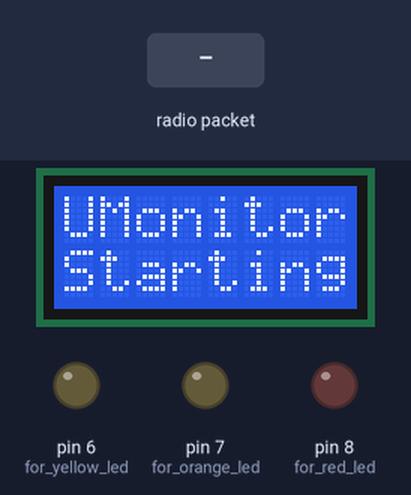
This sketch was run on a simulated Arduino Uno, built with avr-gcc and run on an emulated ATmega328P. Parts: 8×2 character LCD, output pins drawn as LEDs (lit = HIGH). The test bench sets the inputs (shaded band). No radio packets arrive unless stated.

Above: at 2.7 s.
2.8 s: radio packet "1" arrives
At 4.5 s:
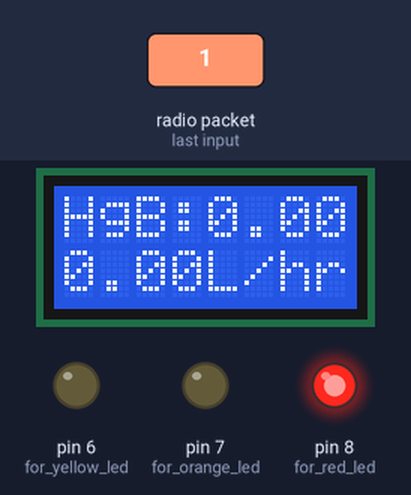
5.0 s: radio packet "0" arrives
At 6.1 s:
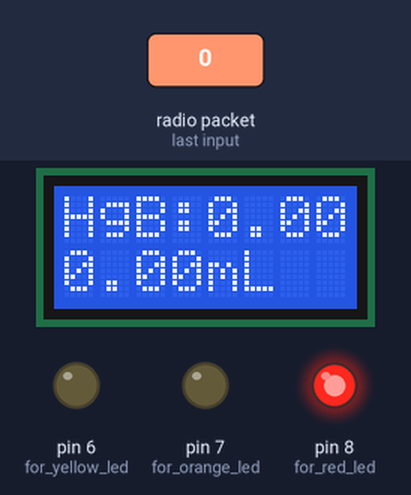
Timing chart, 0 to 8.0 s (numbered marks = the images above; inputs shaded):
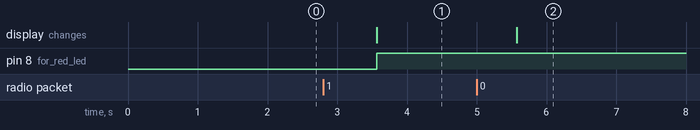

Measured:
- after the input at 2.8 s, pin 8 (for_red_led): LOW → HIGH after 0.77 s; the display: changes after 0.77 s (image 1)
- after the input at 5.0 s, the display: changes after 0.57 s (image 2)

The sketch:

radio_receive.ino
```cpp
// Include RadioHead Amplitude Shift Keying Library
#include <RH_ASK.h>
// Include dependant SPI Library
#include <SPI.h>
 // include the library code:
#include <LiquidCrystal.h>

// initialize the library with the numbers of the interface pins
LiquidCrystal lcd(12, 10, 5, 4, 3, 2);

// Create Amplitude Shift Keying Object
RH_ASK rf_driver;

struct dataStruct{
  float send_hgbratio ;
  float send_loadrate;
  float send_load;
}myData;


unsigned long previousMillis=0;
const long interval=5000;
bool showRateNotLoad = true;

void setup()
{
    // Initialize ASK Object
    rf_driver.init();
    // Setup Serial Monitor
    Serial.begin(38400);

    // set up the LCD's number of columns and rows:
  lcd.begin(8, 2);
  // Print a message to the LCD.
  lcd.print("UMonitor");
  // set the cursor to column 0, line 1
  // (note: line 1 is the second row, since counting begins with 0):
  lcd.setCursor(0, 1);
  lcd.print("Starting");
  pinMode(6, OUTPUT);    // for yellow led
  pinMode(7, OUTPUT);    // for orange led
  pinMode(8, OUTPUT);    // for red led

  digitalWrite(6, LOW);
  digitalWrite(7, LOW);
  digitalWrite(8, LOW);

  delay(1500);
}

void loop()
{

    unsigned long currentMillis=millis();
    if (currentMillis - previousMillis>=interval){
      previousMillis=currentMillis;

        if (showRateNotLoad==true){
          showRateNotLoad=false;
        } else {
          showRateNotLoad=true;
        }
    }


    uint8_t buf[RH_ASK_MAX_MESSAGE_LEN];
    uint8_t buflen = sizeof(buf);

    if (rf_driver.recv(buf, &buflen)) // Non-blocking
    {
      int i;

      // Message with a good checksum received, dump it.

      rf_driver.printBuffer("Got:", buf, buflen);
      memcpy(&myData, buf, sizeof(myData));
      //Serial.println("");

      //Serial.print("press_norm: ");
      //Serial.print(myData.press_norm);
      lcd.setCursor(0, 0);

      if(myData.send_hgbratio>=0 && myData.send_hgbratio<=2){
        digitalWrite(6, LOW);
        digitalWrite(7, LOW);
        digitalWrite(8, HIGH);
      }
      else if(myData.send_hgbratio>2 && myData.send_hgbratio<=4){
        digitalWrite(6, LOW);
        digitalWrite(7, HIGH);
        digitalWrite(8, LOW);
      }
      else {
        digitalWrite(6, HIGH);
        digitalWrite(7, LOW);
        digitalWrite(8, LOW);
      }

      if(myData.send_hgbratio>0){
          lcd.print("HgB:");
          lcd.print(myData.send_hgbratio);
        }
      else{
          lcd.print("Hg:0W/0Y");
        }


      lcd.setCursor(0, 1);

      if (showRateNotLoad==true){
        if(myData.send_loadrate<0.00){
          lcd.print("0.00");
          lcd.print("L/hr");
        } else {
          lcd.print(myData.send_loadrate);
          lcd.print("L/hr");
        }
      } else {
        if(myData.send_load<0.00){
          lcd.print("0.00");
          lcd.print("mL  ");
        } else {
          lcd.print(myData.send_load);
          lcd.print("mL  ");
      }
      }


      //Serial.print("  temp: ");
      //Serial.print(myData.temp);

      //Serial.print("  counter: ");
      //Serial.println(myData.counter);
    }
    delay(1000);


}
```
